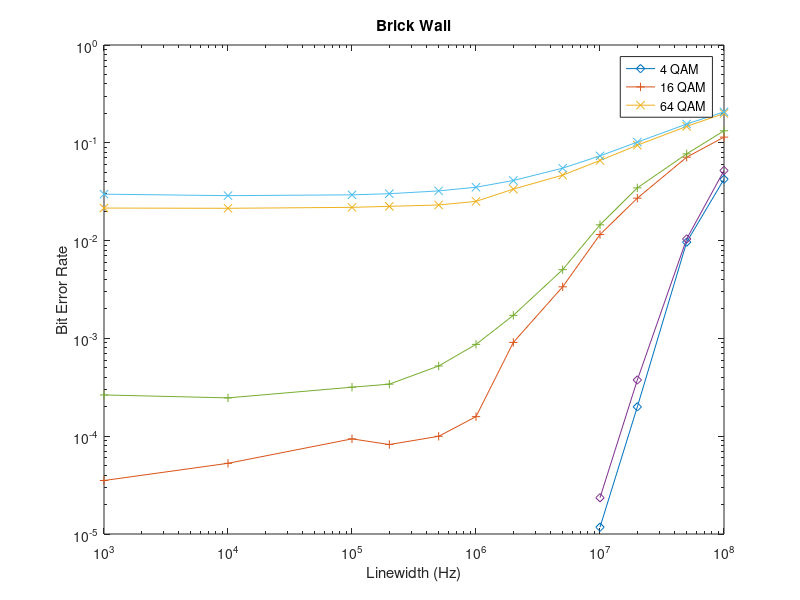
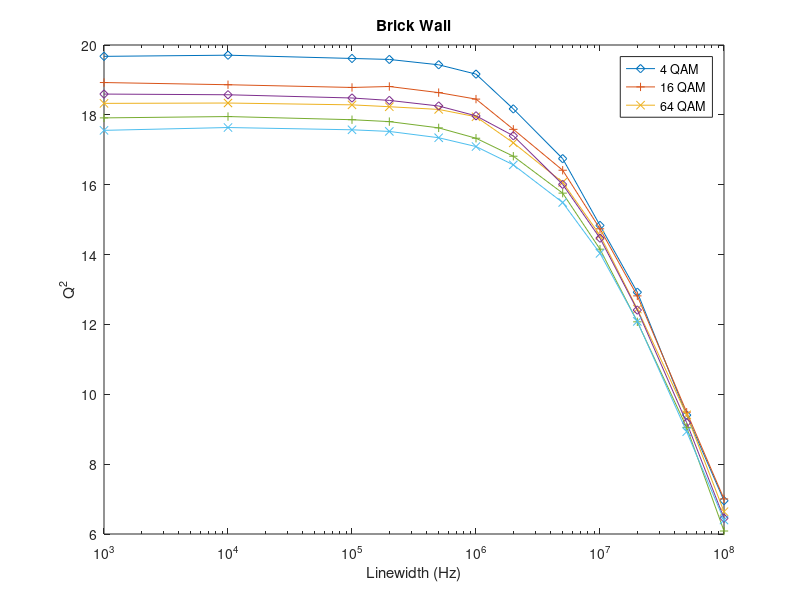
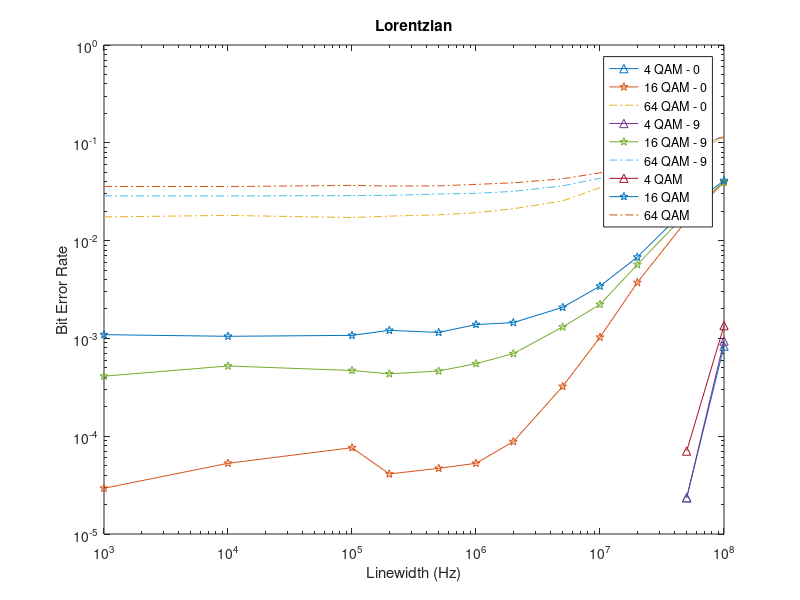
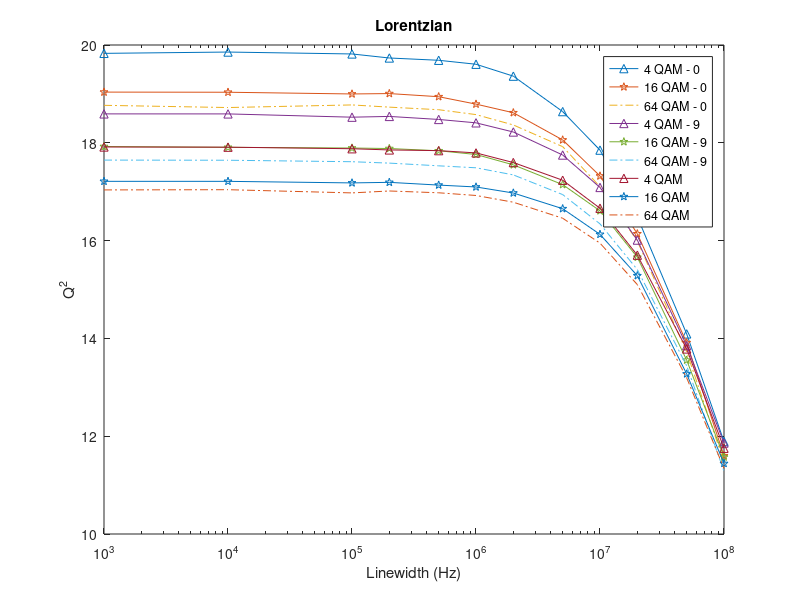

The MATLAB script that drew these images, in order:
%%%%%%%%%%%%%%%%%%%%%%%%%%%%%%%%%%%%%%%%%%%%%%%%%%%%%%%%%%%%%%%%%%%%%%%%%%%
%                         Final Year Project                              %
%                               2020                                      %
%%%%%%%%%%%%%%%%%%%%%%%%%%%%%%%%%%%%%%%%%%%%%%%%%%%%%%%%%%%%%%%%%%%%%%%%%%%
% Written by: Emily Harrison (ID: 28761537)
% Supervised by: Dr Bill Corcoran

% PROJECT AIM: produce an optical communications system that uses Optical
% Injection Locking to improve the reliability of the system

% THE PROJECT focuses on M-QAM signals, where M is between 4 and 256. It
% uses linewidths ranging from 1kHz to 10MHz. Transmission speeds are
% between 100Gbps and 1Tbps over distances up to 5000km.

% THIS SCRIPT 

%% Housekeeping
close all; clear all; clc;

linewidth = [1e3, 1e4, 1e5, 2e5, 5e5, 1e6, 2e6, 5e6, 1e7, 2e7, 5e7, 1e8];

%% Phase Comp
% with DC_fact = 0.01
BER4_PC = [0, 0, 0, 0, 0, 0, 0, 0.0020429, 0, 0.0033227, 0.4962, 0.21472];
Q4_PC = [21.0327, 20.9928, 20.8474, 20.7104, 20.2194, 19.5545, 18.2705, ...
    7.3202, 13.5702, 10.6795, -2.9658, 1.5473];

BER16_PC = [0, 0, 1.1741e-05, 1.7611e-05, 2.3482e-05, 9.3928e-05, ...
    0.00056357, 0.0056298, 0.49749, 0.49801, 0.49919];
Q16_PC = [20.0634, 20.0819, 19.9079, 19.8323, 19.4071, 18.73, 17.8979, ...
    15.7378, -3.0026, -3.0029, -2.9865];

BER64_PC = [0.010841, 0.010481, 0.012015, 0.012633, 0.014934, 0.4961, ...
    0.49854, 0.10082, 0.093892, 0.4976, 0.19803, 0.5];
Q64_PC = [19.6874, 19.6899, 19.5067, 19.382, 19.1021, -2.9853, -2.9664, ...
    12.5088, 12.4979, -3.0047, 6.7074, -3.0089];

%with DC_fact = 0.05
BER4_PC = [0, 0, 0, 0, 0, 0, 0, 0, 3.5223e-05, 0.0025595, 0.030961, 0.093317];
Q4_PC = [19.043, 19.1439, 19.1053, 19.0994, 18.2878, 17.8377, 16.9011, ...
    15.0812, 13.2791, 10.8569, 7.4662, 4.7524];

BER16_PC = [5.8705e-05, 5.2834e-05, 8.2187e-05, 8.8057e-05, 0.00017024, ...
    0.00047551, 0.0013267, 0.0084006, 0.024979, 0.056028, 0.11105, 0.17276];
Q16_PC = [18.5685, 18.5435, 18.4371, 18.5619, 18.0029, 17.5951, 16.8302, ...
    14.9551, 12.902, 10.4971, 7.2805, 4.4792];

BER64_PC = [0.016422, 0.015541, 0.017075, 0.017713, 0.019412, 0.025595, ...
    0.034816, 0.055421, 0.085251, 0.1169, 0.18235, 0.23853];
Q64_PC = [18.9167, 19.0227, 18.8118, 18.7328, 18.5769, 17.9618, 17.1158,...
    15.3688, 13.1654, 11.0928, 7.4542, 4.5628];
GMIx64_PC = [5.4635, 5.4445, 5.316, 5.3738, 5.2487, 5.0727, 5.0374, 4.5026, ...
    3.9349, 3.2747, 2.3143, 1.5862];
GMIy64_PC = [5.4988, 5.4964, 5.3486, 5.4304, 5.2907, 5.1108, 5.0649, 4.533, ...
    3.9695, 3.2869, 2.3244, 1.5947];

%with DC_fact = 0.02
% BER4_PC = [0, 0, 0, 0, 0, 0, 0, 0, 4.6964e-05, 0.0011976, 0.038592, 0.1322];
% Q4_PC = [20.7375, 20.7394, 20.616, 20.5289, 20.0745, 19.1627, 18.2379, ...
%     15.8426, 13.8107, 11.3783, 7.1802, 2.9094];
% 
% BER16_PC = [0, 0, 0, 1.1741e-05, 1.7611e-05, 0.00012328, 0.00089231, ...
%     0.0058529, 0.021462, 0.04859, 0.11288, 0.17105];
% Q16_PC = [19.9258, 19.9083, 19.7671, 19.6348, 19.2627, 18.7182, 17.6002, ...
%     15.6676, 13.4411, 10.9782, 7.1675, 4.4302];
% 
% BER64_PC = [0.010586, 0.011209, 0.011522, 0.012794, 0.01542, 0.019952, ...
%     0.029591, 0.053817, 0.0785, 0.12851, 0.35089, 0.49716];
% Q64_PC = [19.6867, 19.5874, 19.5256, 19.3953, 19.0637, 18.4967, 17.5301, ...
%     15.3756, 13.5606, 10.3556, 1.6073, -2.9651];
% GMIx64_PC = [];
% GMIy64_PC = [];

% figure(1)
% loglog(linewidth, BER4_PC, '-o', linewidth(1:end-1), BER16_PC, '-*', linewidth, BER64_PC, '-s')
% title('Phase Comp')
% xlabel('Linewidth (Hz)')
% ylabel('Bit Error Rate')
% legend('4 QAM', '16 QAM', '64 QAM')

% figure(2)
% semilogx(linewidth, Q4_PC, '-o', linewidth(1:end-1), Q16_PC, '-*', linewidth, Q64_PC, '-s')
% title('Phase Comp')
% xlabel('Linewidth (Hz)')
% ylabel('Q^2')
% legend('4 QAM', '16 QAM', '64 QAM')

%% Steep Brick Wall
BER4_BW = [0, 0, 0, 0, 0, 0, 0, 0, 1.1741e-05, 0.0001996, 0.0096511, 0.04242];
Q4_BW = [19.675, 19.7083, 19.6148, 19.5867, 19.4335, 19.1662, 18.1702, ...
    16.7462, 14.8333, 12.9213, 9.4046, 6.9552];

BER16_BW = [3.5223e-05, 5.2834e-05, 9.3928e-05, 8.2187e-05, 9.9798e-05,...
    0.0001585, 0.00090992, 0.0033697, 0.01153, 0.027151, 0.071232, 0.11434];
Q16_BW = [18.9253, 18.8628, 18.7845, 18.8118, 18.637, 18.4512, 17.5855, ...
    16.4144, 14.7369, 12.8175, 9.4871, 7.0038];

BER64_BW = [0.021513, 0.021396, 0.021881, 0.022398, 0.023141, 0.025177, ...
    0.03361, 0.046702, 0.06598, 0.094479, 0.1472, 0.19933];
Q64_BW = [18.3291, 18.3388, 18.2865, 18.2331, 18.1555, 17.9454, 17.2002, ...
    16.0683, 14.5517, 12.4409, 9.4131, 6.6386];
GMIx64_BW = [5.5389, 5.5438, 5.5474, 5.5266, 5.5209, 5.4697, 5.3136, 5.0075, ...
    4.6205, 4.0064, 3.0324, 2.2528];
GMIy64_BW = [5.5487, 5.5501, 5.5365, 5.5428, 5.5158, 5.4615, 5.3028, 4.9935, ...
    4.6353, 4.0046, 3.0335, 2.245];

%% Slopey Brick Wall
BER4_BWs = [0, 0, 0, 0, 0, 0, 0, 0, 2.3482e-05, 0.00037571, 0.010402, 0.052036];
Q4_BWs = [18.5952, 18.5755, 18.4829, 18.4139, 18.2541, 17.9725, 17.4009, ...
    16.0089, 14.4694, 12.4114, 9.1869, 6.4526];

BER16_BWs = [0.00026417, 0.00024656, 0.00031701, 0.00034049, 0.00052247, ...
    0.00086883, 0.00172, 0.0050486, 0.0145, 0.034601, 0.077056, 0.1327];
Q16_BWs = [17.9133, 17.9516, 17.8611, 17.8067, 17.6276, 17.3308, 16.8159, ...
    15.7591, 14.1542, 12.0744, 9.0526, 6.0858];

BER64_BWs = [0.029834, 0.02882, 0.029372, 0.03017, 0.032221, 0.035125, ...
    0.041164, 0.055034, 0.073537, 0.10162, 0.15566, 0.20703];
Q64_BWs = [17.5565, 17.6375, 17.5725, 17.5259, 17.3451, 17.093, 16.5695, ...
    15.4905, 14.0351, 12.0865, 8.929, 6.3988];
GMIx64_BWs = [5.2864, 5.3123, 5.291, 5.2826, 5.2376, 5.1769, 5.0409, 4.7316, ...
    4.3329, 3.7517, 2.8184, 2.0759];
GMIy64_BWs = [5.3313, 5.3511, 5.3281, 5.3155, 5.2684, 5.2017, 5.0593, 4.7742, ...
    4.3318, 3.776, 2.812, 2.0877];

figure(3)
loglog(linewidth, BER4_BW, '-d', linewidth, BER16_BW, '-+', linewidth, ...
    BER64_BW, '-x', linewidth, BER4_BWs, '-d', linewidth, BER16_BWs, '-+', ...
    linewidth, BER64_BWs, '-x')
title('Brick Wall')
xlabel('Linewidth (Hz)')
ylabel('Bit Error Rate')
legend('4 QAM', '16 QAM', '64 QAM')

figure(4)
semilogx(linewidth, Q4_BW, '-d', linewidth, Q16_BW, '-+', linewidth, Q64_BW, ...
    '-x', linewidth, Q4_BWs, '-d', linewidth, Q16_BWs, '-+', linewidth, Q64_BWs, '-x')
title('Brick Wall')
xlabel('Linewidth (Hz)')
ylabel('Q^2')
legend('4 QAM', '16 QAM', '64 QAM')


%% Lorentzian 
% with tone fact = 0.2 and HWHM = 0.5, zero outside 1GHz gap
BER4_L0 = [0, 0, 0, 0, 0, 0, 0, 0, 0, 0, 2.3482e-05, 0.00083361];
Q4_L0 = [19.8291, 19.856, 19.8168, 19.7344, 19.6876, 19.6064, 19.363, ...
    18.6381, 17.8502, 16.4848, 14.0921, 11.8904];

BER16_L0 = [2.9352e-05, 5.2834e-05, 7.6316e-05, 4.1093e-05, 4.6964e-05, ...
    5.2834e-05, 8.8057e-05, 0.00032288,0.0010273, 0.0037278, 0.016132, 0.039855];
Q16_L0 = [19.0369, 19.034, 18.9988, 19.0068, 18.9427,18.7911, 18.6149, ...
    18.0584, 17.3215, 16.1394, 13.9125, 11.6003];

BER64_L0 = [0.017486, 0.018093, 0.017204, 0.017799, 0.018335, 0.019275, ...
    0.021149, 0.025505, 0.034722, 0.047852, 0.078386, 0.1125];
Q64_L0 = [18.7665, 18.7211,18.7746, 18.7293, 18.6767, 18.5767, 18.3649, ...
    17.9215, 17.1029, 15.9904, 13.7237, 11.4681];
GMIx64_L0 = [5.5229, 5.5271, 5.5286, 5.5234, 5.5055, 5.4833, 5.4338, 5.3462, ...
    5.1598, 4.8651, 4.2218, 3.5921];
GMIy64_L0 = [5.539, 5.5418, 5.5778, 5.5596, 5.5281, 5.5174, 5.4605, 5.3789, ...
    5.1776, 4.9162, 4.2519, 3.5579];

% tone_fact=0.2, DC_fact = 0.02, zero below -9dB(12.6%)
BER4_L9 = [0, 0, 0, 0, 0, 0, 0, 0, 0, 0, 2.3482e-05, 0.00093928];
Q4_L9 = [18.5914, 18.5909, 18.5239, 18.5395, 18.4776, 18.4084, 18.2208, ...
    17.7501, 17.0869, 16.0105, 13.8521, 11.8598];

BER16_L9 = [0.00041093, 0.00052247, 0.00046964, 0.00043442, 0.00046377, ...
    0.00055182, 0.00069859, 0.0013091, 0.0022249, 0.0056826, 0.019073, 0.039661];
Q16_L9 = [17.9237, 17.9074, 17.8933, 17.883, 17.8374, 17.7612, 17.5491, ...
    17.1448, 16.6088, 15.6603, 13.555, 11.5727];

BER64_L9 = [0.02866, 0.028617, 0.028859, 0.02902, 0.029963, 0.030409, ...
    0.031888, 0.036291, 0.04341, 0.055848, 0.082281, 0.11769];
Q64_L9 = [17.6465, 17.6435, 17.6132, 17.5846, 17.5292, 17.4891, 17.3435, ...
    16.9411, 16.3424, 15.4068, 13.4395, 11.2837];
GMIx64_L9 = [5.3297, 5.3447, 5.3506, 5.325, 5.3273, 5.3002, 5.2772, 5.1615, ...
    5.0227, 4.736, 4.1754, 3.5455];
GMIy64_L9 = [5.3912, 5.39, 5.3943, 5.3993, 5.375, 5.3613, 5.3173, 5.2065, ...
    5.0597, 4.7631, 4.1884, 3.5919];

% tone_fact=0.2, DC_fact = 0.02, full lineshape
BER4_L = [0, 0, 0, 0, 0, 0, 0, 0, 0, 0, 7.0446e-05, 0.0013502];
Q4_L = [17.9147, 17.9105, 17.8786, 17.8542, 17.8398, 17.7934, 17.5963, ...
    17.2345, 16.6614, 15.7021, 13.7844, 11.7535];

BER16_L = [0.0010919, 0.0010508, 0.0010743, 0.0012093, 0.0011506, 0.0013854, ...
    0.00145, 0.0020781, 0.0034225, 0.0067804, 0.021363, 0.04107];
Q16_L = [17.212, 17.2118, 17.1798, 17.1914, 17.1352, 17.0969, 16.9733, ...
    16.6524, 16.1274, 15.282, 13.2737, 11.4414];

BER64_L = [0.03579, 0.035732, 0.036663, 0.036135, 0.036315, 0.037563, ...
    0.039, 0.042827, 0.049347, 0.05964, 0.086914, 0.11548];
Q64_L = [17.0364, 17.041, 16.9755, 17.0148, 16.9779, 16.9228, 16.7851, ...
    16.4575, 15.9483, 15.1004, 13.1938, 11.3391];
GMIx64_L = [5.1816, 5.2038, 5.1847, 5.1935, 5.1851, 5.1574, 5.1228, 5.0391, ...
    4.9113, 4.6378, 4.1168, 3.5709];
GMIy64_L = [5.1662, 5.1657, 5.1768, 5.175, 5.1763, 5.1603, 5.1203, 5.0176, ...
    4.8674, 4.6406, 4.1089, 3.5853];

figure(5)
loglog(linewidth, BER4_L0, '-^', linewidth, BER16_L0, '-p', linewidth, BER64_L0, '-.', ...
    linewidth, BER4_L9, '-^', linewidth, BER16_L9, '-p', linewidth, BER64_L9, '-.', ...
    linewidth, BER4_L, '-^', linewidth, BER16_L, '-p', linewidth, BER64_L, '-.')
title('Lorentzian')
xlabel('Linewidth (Hz)')
ylabel('Bit Error Rate')
legend('4 QAM - 0', '16 QAM - 0', '64 QAM - 0', '4 QAM - 9', '16 QAM - 9', '64 QAM - 9', '4 QAM', '16 QAM', '64 QAM')

figure(6)
semilogx(linewidth, Q4_L0, '-^', linewidth, Q16_L0, '-p', linewidth, Q64_L0, '-.', ...
    linewidth, Q4_L9, '-^', linewidth, Q16_L9, '-p', linewidth, Q64_L9, '-.',...
    linewidth, Q4_L, '-^', linewidth, Q16_L, '-p', linewidth, Q64_L, '-.')
title('Lorentzian')
xlabel('Linewidth (Hz)')
ylabel('Q^2')
legend('4 QAM - 0', '16 QAM - 0', '64 QAM - 0', '4 QAM - 9', '16 QAM - 9', '64 QAM - 9', '4 QAM', '16 QAM', '64 QAM')

%% Comparison
deltaBER4_BW = BER4_PC - BER4_BW; 
meanBER4_BW = sprintf('4 QAM Brickwall, mean delta=%0.4f', mean(deltaBER4_BW));
deltaQ4_BW = Q4_BW - Q4_PC;
meanQ4_BW = sprintf('4 QAM Brickwall, mean delta=%0.4f', mean(deltaQ4_BW));
deltaBER16_BW = BER16_PC - BER16_BW;%(1:end-1);
meanBER16_BW = sprintf('16 QAM Brickwall, mean delta=%0.4f', mean(deltaBER16_BW));
deltaQ16_BW = Q16_BW - Q16_PC;
meanQ16_BW = sprintf('16 QAM Brickwall, mean delta=%0.4f', mean(deltaQ16_BW));
deltaBER64_BW = BER64_PC - BER64_BW;
meanBER64_BW = sprintf('64 QAM Brickwall, mean delta=%0.4f', mean(deltaBER64_BW));
deltaQ64_BW = Q64_BW - Q64_PC;
meanQ64_BW = sprintf('64 QAM Brickwall, mean delta=%0.4f', mean(deltaQ64_BW));

deltaBER4_L0 = BER4_PC - BER4_L0;
meanBER4_L0 = sprintf('4 QAM 0 Lorentzian, mean delta=%0.4f', mean(deltaBER4_L0));
deltaQ4_L0 = Q4_L0 - Q4_PC;
meanQ4_L0 = sprintf('4 QAM 0 Lorentzian, mean delta=%0.4f', mean(deltaQ4_L0));
deltaBER16_L0 = BER16_PC - BER16_L0;%(1:end-1);
meanBER16_L0 = sprintf('16 QAM 0 Lorentzian, mean delta=%0.4f', mean(deltaBER16_L0));
deltaQ16_L0 = Q16_L0 - Q16_PC;
meanQ16_L0 = sprintf('16 QAM 0 Lorentzian, mean delta=%0.4f', mean(deltaQ16_L0));
deltaBER64_L0 = BER64_PC - BER64_L0;
meanBER64_L0 = sprintf('64 QAM 0 Lorentzian, mean delta=%0.4f', mean(deltaBER64_L0));
deltaQ64_L0 = Q64_L0 - Q64_PC;
meanQ64_L0 = sprintf('64 QAM 0 Lorentzian, mean delta=%0.4f', mean(deltaQ64_L0));

deltaBER4_L9 = BER4_PC - BER4_L9;
meanBER4_L9 = sprintf('4 QAM 9dB Lorentzian, mean delta=%0.4f', mean(deltaBER4_L9));
deltaQ4_L9 = Q4_L9 - Q4_PC;
meanQ4_L9 = sprintf('4 QAM 9dB Lorentzian, mean delta=%0.4f', mean(deltaQ4_L9));
deltaBER16_L9 = BER16_PC - BER16_L9;%(1:end-1);
meanBER16_L9 = sprintf('16 QAM 9dB Lorentzian, mean delta=%0.4f', mean(deltaBER16_L9));
deltaQ16_L9 = Q16_L9 - Q16_PC;
meanQ16_L9 = sprintf('16 QAM 9dB Lorentzian, mean delta=%0.4f', mean(deltaQ16_L9));
deltaBER64_L9 = BER64_PC - BER64_L9;
meanBER64_L9 = sprintf('64 QAM 9dB Lorentzian, mean delta=%0.4f', mean(deltaBER64_L9));
deltaQ64_L9 = Q64_L9 - Q64_PC;
meanQ64_L9 = sprintf('64 QAM 9dB Lorentzian, mean delta=%0.4f', mean(deltaQ64_L9));

deltaBER4_L = BER4_PC - BER4_L;
meanBER4_L = sprintf('4 QAM Lorentzian, mean delta=%0.4f', mean(deltaBER4_L));
deltaQ4_L = Q4_L - Q4_PC;
meanQ4_L = sprintf('4 QAM Lorentzian, mean delta=%0.4f', mean(deltaQ4_L));
deltaBER16_L = BER16_PC - BER16_L;%(1:end-1);
meanBER16_L = sprintf('16 QAM Lorentzian, mean delta=%0.4f', mean(deltaBER16_L));
deltaQ16_L = Q16_L - Q16_PC;
meanQ16_L = sprintf('16 QAM Lorentzian, mean delta=%0.4f', mean(deltaQ16_L));
deltaBER64_L = BER64_PC - BER64_L;
meanBER64_L = sprintf('64 QAM Lorentzian, mean delta=%0.4f', mean(deltaBER64_L));
deltaQ64_L = Q64_L - Q64_PC;
meanQ64_L = sprintf('64 QAM Lorentzian, mean delta=%0.4f', mean(deltaQ64_L));

figure(100)
semilogx(linewidth, deltaBER4_BW,'-d', linewidth, deltaBER16_BW,'-+', ...
    linewidth, deltaBER64_BW,'-x', linewidth, deltaBER4_L,'-^',...
    linewidth, deltaBER16_L,'-p', linewidth, deltaBER64_L, '-.',...
    linewidth, deltaBER4_L0,'-^',linewidth, deltaBER16_L0,'-p', ...
    linewidth, deltaBER64_L0, '-.', linewidth, deltaBER4_L9,'-^',...
    linewidth, deltaBER16_L9,'-p', linewidth, deltaBER64_L9, '-.')
title('BER Improvement')
xlabel('Linewidth (Hz)')
ylabel('BER PC - BER x')
legend(meanBER4_BW, meanBER16_BW, meanBER64_BW, meanBER4_L, meanBER16_L, ...
    meanBER64_L, meanBER4_L0, meanBER16_L0, meanBER64_L0, meanBER4_L9, meanBER16_L9, meanBER64_L9)
legend('Location', 'best')

figure(101)
semilogx(linewidth, deltaQ4_BW,'-d', linewidth, deltaQ16_BW,'-+',...
    linewidth, deltaQ64_BW,'-x', linewidth, deltaQ4_L,'-^',...
    linewidth, deltaQ16_L,'-p', linewidth, deltaQ64_L, '-.', ...
    linewidth, deltaQ4_L0,'-^', linewidth, deltaQ16_L0,'-p', ...
    linewidth, deltaQ64_L0, '-.', linewidth, deltaQ4_L9,'-^',...
    linewidth, deltaQ16_L9,'-p', linewidth, deltaQ64_L9, '-.')
title('Q^2 Improvement')
xlabel('Linewidth (Hz)')
ylabel('Q x - Q PC')
legend(meanQ4_BW, meanQ16_BW, meanQ64_BW, meanQ4_L, meanQ16_L, meanQ64_L, ...
    meanQ4_L0, meanQ16_L0, meanQ64_L0, meanQ4_L9, meanQ16_L9, meanQ64_L9)
legend('Location', 'best')


figure(7)
loglog(linewidth, BER4_PC, '-o', linewidth, BER16_PC, '-*', ...
    linewidth, BER64_PC, '-s', linewidth, BER4_BW, '-d', ...
    linewidth, BER16_BW, '-+', linewidth, BER64_BW, '-x', ...
    linewidth, BER4_L0, '-^', linewidth, BER16_L0, '-p', linewidth, BER64_L0, '-.')
title('Comparison')
xlabel('Linewidth (Hz)')
ylabel('Bit Error Rate')
legend('Phasecomp 4 QAM', 'Phasecomp 16 QAM', 'Phasecomp 64 QAM', ...
    'Brickwall 4 QAM', 'Brickwall 16 QAM', 'Brickwall 64 QAM', ...
    'Lorentzian 4 QAM', 'Lorentzian 16 QAM', 'Lorentzian 64 QAM')
legend('Location', 'best')

figure(8)
semilogx(linewidth, Q4_PC, '-o', linewidth, Q16_PC, '-*', ...
    linewidth, Q64_PC, '-s', linewidth, Q4_BW, '-d', ...
    linewidth, Q16_BW, '-+', linewidth, Q64_BW, '-x', ...
    linewidth, Q4_L0, '-^', linewidth, Q16_L0, '-p', linewidth, Q64_L0, '-.')
title('Comparison')
xlabel('Linewidth (Hz)')
ylabel('Q^2')
legend('Phasecomp 4 QAM', 'Phasecomp 16 QAM', 'Phasecomp 64 QAM', ...
    'Brickwall 4 QAM', 'Brickwall 16 QAM', 'Brickwall 64 QAM',...
    'Lorentzian 4 QAM', 'Lorentzian 16 QAM', 'Lorentzian 64 QAM')
legend('Location', 'best')

% figure(9)
% semilogx(linewidth, GMIx64_PC, '-s',linewidth, GMIy64_PC, '-s', ...
%     linewidth, GMIx64_BW, '-x',linewidth, GMIy64_BW, '-x', ...
%     linewidth, GMIx64_L0, '-.', linewidth, GMIy64_L0, '-.')
% title('Comparison')
% xlabel('Linewidth (Hz)')
% ylabel('GMI')
% legend('Phasecomp x','Phasecomp y','Brickwall x','Brickwall y','Lorentzian x', 'Lorentzian y')
% legend('Location', 'best')


